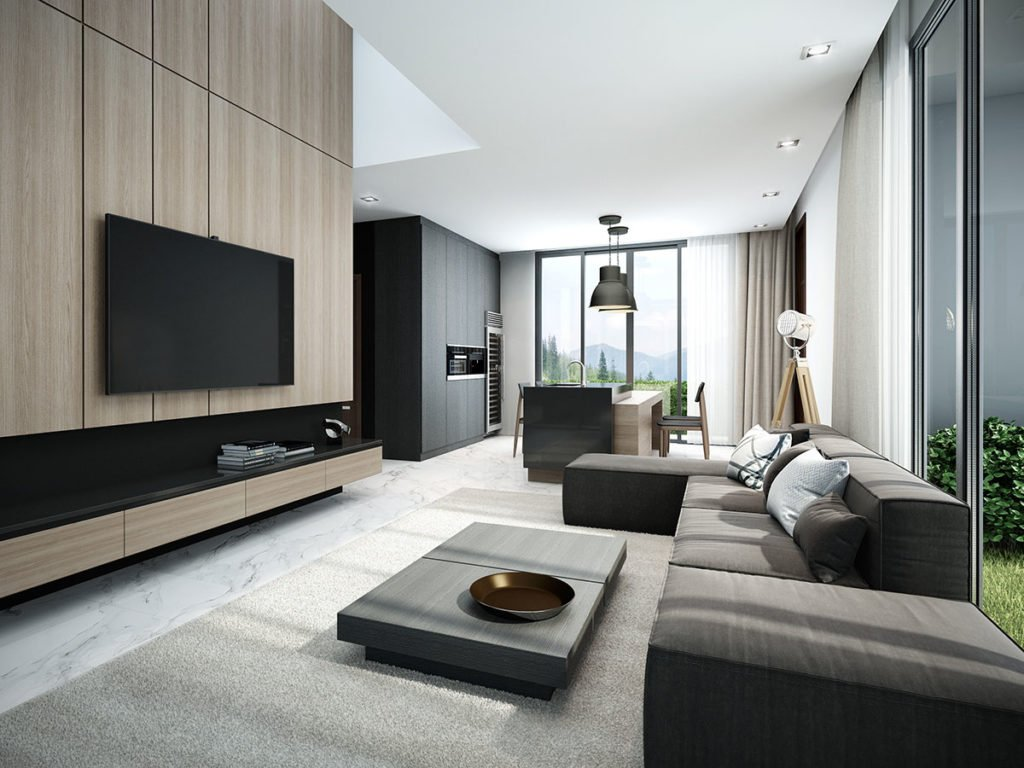
#> input picture aula6/harry/imgs/img.jpg, 1024 x 768 px; its folder holds only this picture in this run
$ python main.py
#> lines starting #> are read from the running program, lines starting #| are printed output that depends on the picture
import os
import cv2
import numpy as np

def detectar_cantos_harris(image, blockSize, ksize, k):
    img_color = cv2.cvtColor(image, cv2.COLOR_GRAY2BGR)
    harris    = cv2.cornerHarris(image, blockSize=blockSize, ksize=ksize, k=k)
    harris    = cv2.dilate(harris, None)
    img_color[harris > 0.01 * harris.max()] = [0, 0, 255]
    return img_color


IMGS_DIR = os.path.join(os.path.dirname(__file__), 'imgs')

img_files = sorted([
    f for f in os.listdir(IMGS_DIR)
    if os.path.isfile(os.path.join(IMGS_DIR, f)) and f.lower().endswith(('.jpg', '.jpeg', '.png'))
])

imgs = []
for fname in img_files:
    path = os.path.join(IMGS_DIR, fname)
    gray = cv2.imread(path, cv2.IMREAD_GRAYSCALE)
#> gray: shape (768, 1024); min 0, max 255, mean 139.1
    if gray is None:
        print(f"Falha ao carregar {fname}, pulando…")
        continue
    imgs.append((fname, gray))

if not imgs:
    print("Nenhuma imagem válida encontrada em", IMGS_DIR)
    exit()

variacoes = [
    (2, 3, 0.04),
    (3, 5, 0.05),
    (4, 7, 0.06),
]

for i, (fname, img) in enumerate(imgs, start=1):
    for bs, ks, k in variacoes:
        out = detectar_cantos_harris(img, blockSize=bs, ksize=ks, k=k)
        janela = f'{fname} — BS={bs}, KS={ks}, k={k}'
        cv2.imshow(janela, out)
#> this loop made 1 pass
#> (i, fname) on pass 1: (1, 'img.jpg')
#> pass 1, in detectar_cantos_harris, `harris    = cv2.dilate(harris, None)`:
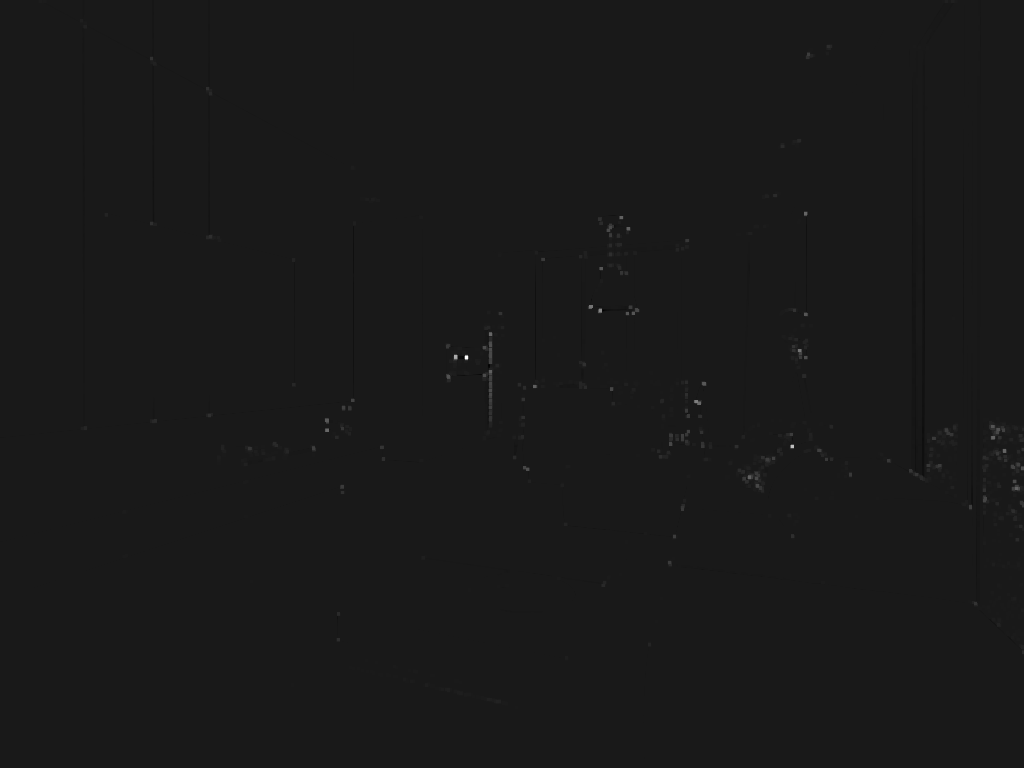
#> harris: shape (768, 1024) float32; min -0.00486, max 0.044, mean 2.49e-05; drawn with min black and max white
#> pass 1, `cv2.imshow(janela, out)`:
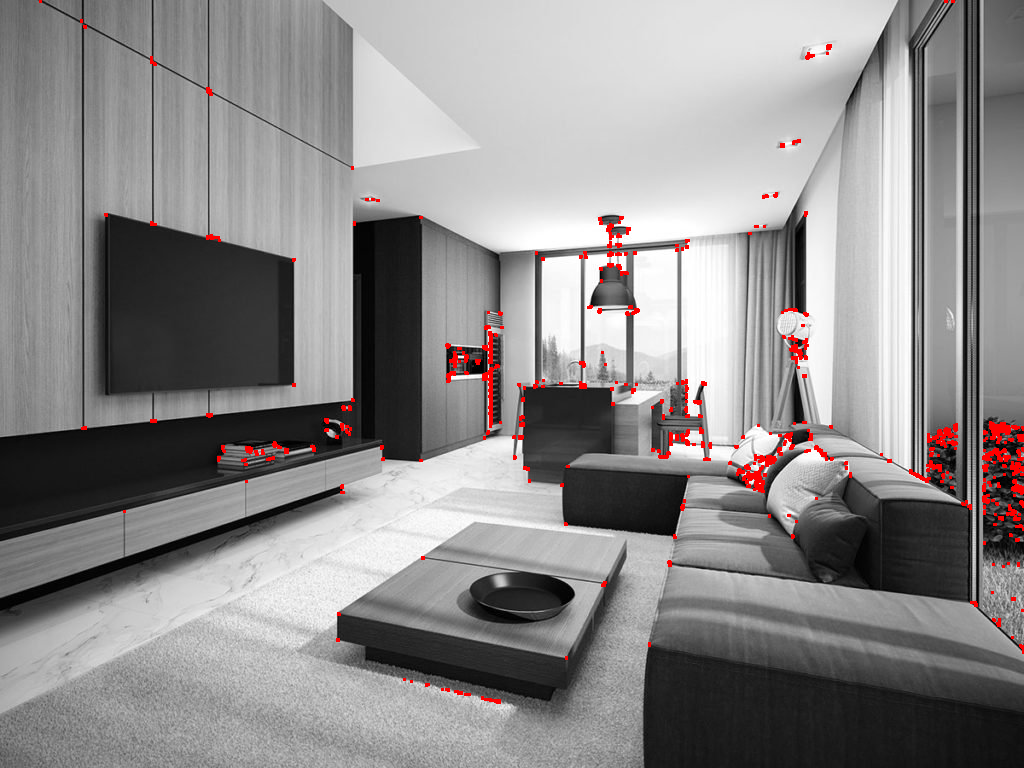
#> window 'img.jpg — BS=2, KS=3, k=0.04': shape (768, 1024, 3); mean B, G, R 137.7, 137.7, 140.6

cv2.waitKey(0)
cv2.destroyAllWindows()

$ run again, on aula6/harry/imgs/img2.jpg
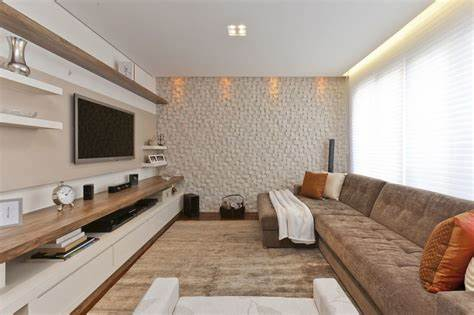
#> input picture aula6/harry/imgs/img2.jpg, 474 x 315 px
#> the loop `for i, (fname, img) in enumerate(imgs, start=1):` made 1 pass
#> (i, fname) on pass 1: (1, 'img2.jpg')
#> pass 1, in detectar_cantos_harris, `harris    = cv2.dilate(harris, None)`:
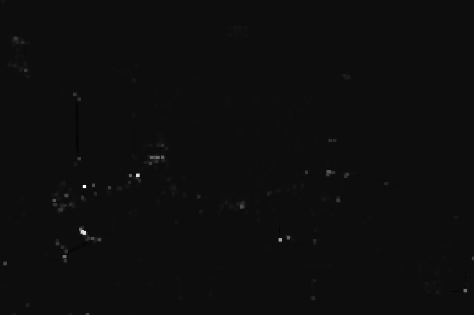
#> harris: shape (315, 474) float32; min -0.000536, max 0.00946, mean 1.75e-05; drawn with min black and max white
#> pass 1, `cv2.imshow(janela, out)`:
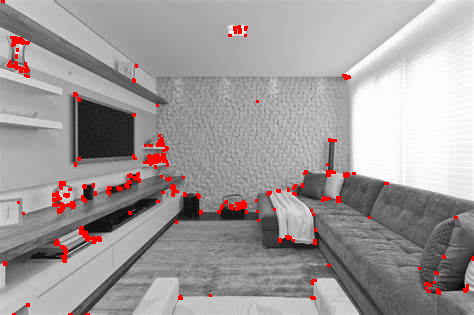
#> window 'img2.jpg — BS=2, KS=3, k=0.04': shape (315, 474, 3); mean B, G, R 155, 155, 160.4

$ run again, on aula6/harry/imgs/img3.jpg
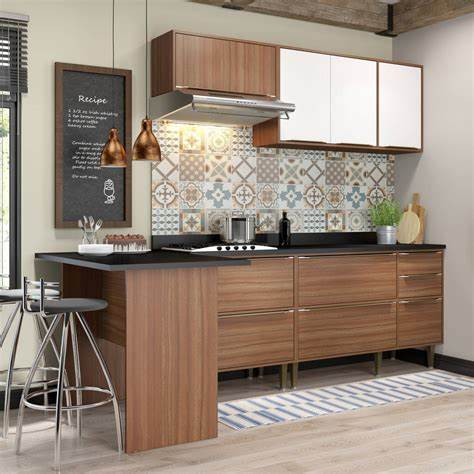
#> input picture aula6/harry/imgs/img3.jpg, 474 x 474 px
#> the loop `for i, (fname, img) in enumerate(imgs, start=1):` made 1 pass
#> (i, fname) on pass 1: (1, 'img3.jpg')
#> pass 1, in detectar_cantos_harris, `harris    = cv2.dilate(harris, None)`:
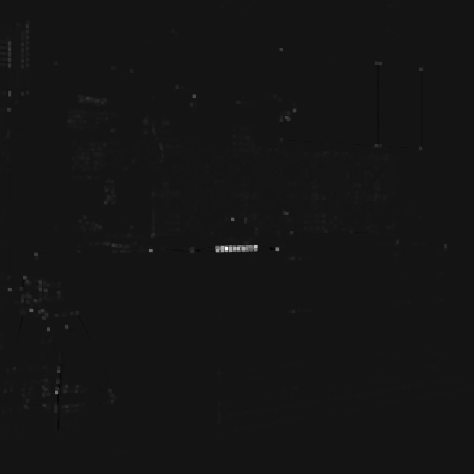
#> harris: shape (474, 474) float32; min -0.0045, max 0.0505, mean 9.52e-05; drawn with min black and max white
#> pass 1, `cv2.imshow(janela, out)`:
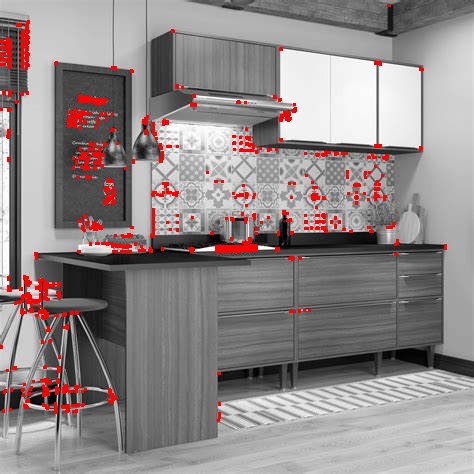
#> window 'img3.jpg — BS=2, KS=3, k=0.04': shape (474, 474, 3); mean B, G, R 136.7, 136.7, 145.1
